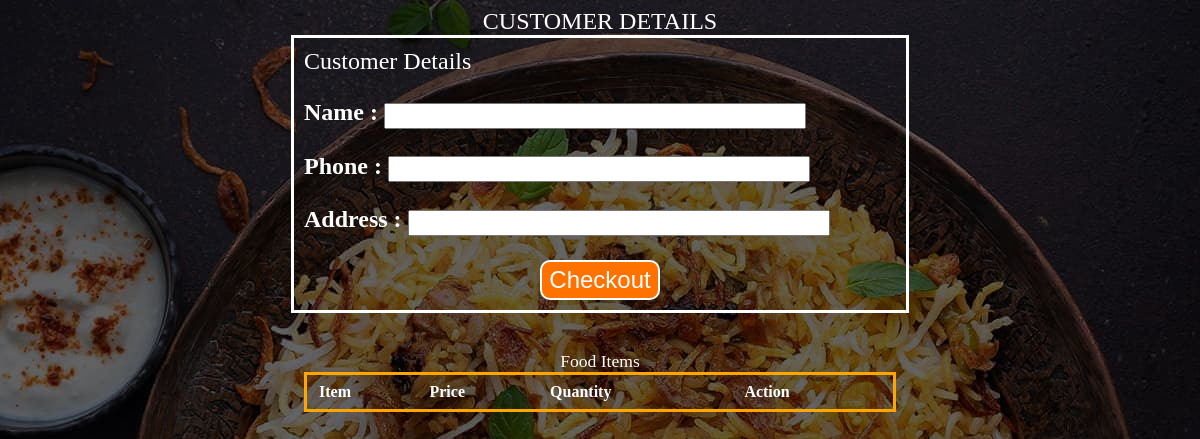
Before: /Pizzadetails.php with the older database file.
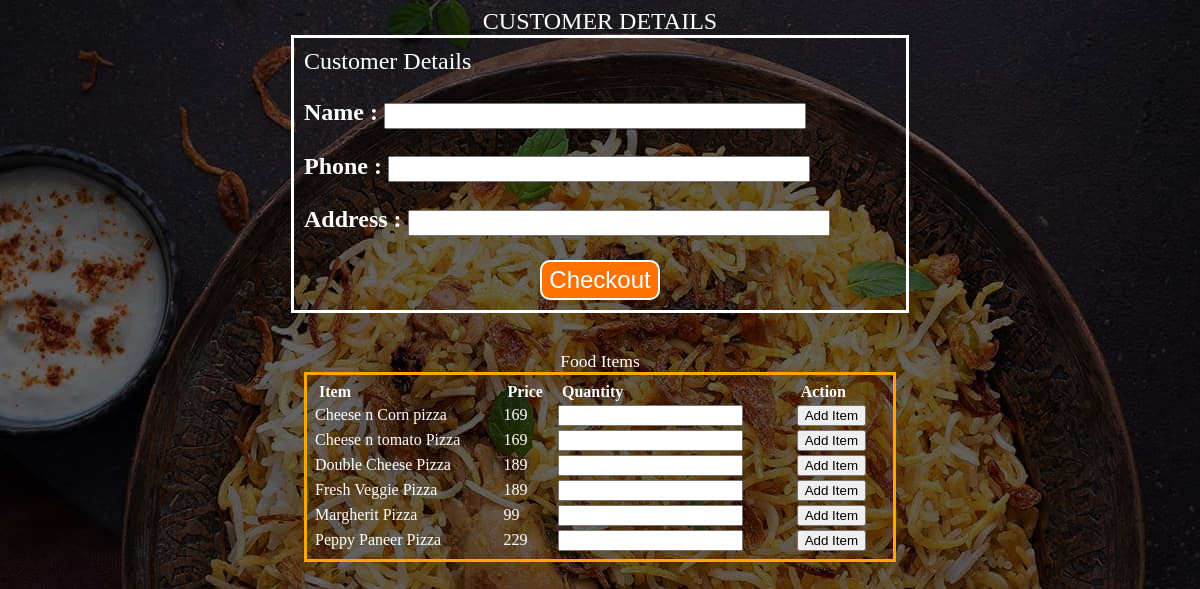
After: the same page with the newer database file.
### tables this page shows
CREATE TABLE `pizza_details` (
  `food_item` varchar(30) NOT NULL,
  `price` int(5) NOT NULL
);

### Pizzadetails.php (the view, shortened to what this page needs)
<?php
 $conn = mysqli_connect("localhost","root","","admin") or
die("Database connection failed");
?>
<!DOCTYPE html>
<html lang="en">
<head>
</head>
<body>
<div class="C-D"> <span>CUSTOMER DETAILS<span></div>
 <form action="" method="post">
 <div style="font-size: 1.5rem;"> Customer Details</div>
 <p><b>Name : </b><input type="text" class="input" name="name"
required></p>
 <p><b>Phone : </b><input type="text" class="input" name="phone"
required></p>
 <p><b>Address : </b><input type="text" class="input" name="address"
required></p>
 <div><center><input type="submit" name ="checkout" id="submit"
value="Checkout"></center></div>
 </form>
 <br>
 <table align="center" >
 <caption>Food Items</caption>
 <tr>
 <th>Item</th>
 <th>Price</th>
 <th>Quantity</th>
 <th colspan="2">Action</th>
 </tr>
 <?php
 $res = mysqli_query($conn,"SELECT * FROM `pizza_details`");
 if(mysqli_num_rows($res) > 0)
 {
 while($r = mysqli_fetch_assoc($res))
 {
 echo "<tr>";
 echo "<td>".$r['food_item']."</td>";
 echo "<td>".$r['price']."</td>";
 echo '<td><input type="number" id="'.$r['food_item'].'"
required></td>';
 echo '<td><input type="submit" value="Add Item"
onclick="addItem(\''.$r['food_item'].'\', '.$r['price'].');"></td>';
 echo "</tr>";
 }
 }
 ?>
 </table>
</body>
</html>

### Pizzadetails.php (style rules this page uses)
body { background:linear-gradient(to top ,rgba(0,0,0,0.6)50%,rgba(0,0,0,0.6)50%),url(Chicken-Biryani.jpg); }
.C-D { margin:auto; justify-content:center; align-items:center; text-align:center; font-size:1.5rem; color:white; }
table { margin-top:20px; border: medium solid orange; color:white; width: 50%; font-size: 1rem; text-align: justify; padding: 5px; }
form { color:white; text-align: left; width: 50%; margin: auto; font-size: 1.5rem; border-style: solid; border-width: medium; padding: 10px; }
.input { color:white; height: 20px; width: 70%; }
#submit { font-size: 1.5rem; color:white; padding:4px 5px; border-radius:10px; background-color:#ff7200; border:2px solid white; width: 120px; }
th { color:cream; padding-left:5px; }
table caption { color:white; font-size:1.1rem; }

Changed rows visible on the page:
added pizza_details: food_item "Cheese n Corn pizza", price "169"
added pizza_details: food_item "Cheese n tomato Pizza", price "169"
added pizza_details: food_item "Double Cheese Pizza", price "189"
added pizza_details: food_item "Fresh Veggie Pizza", price "189"
added pizza_details: food_item "Margherit Pizza", price "99"
added pizza_details: food_item "Peppy Paneer Pizza", price "229"
